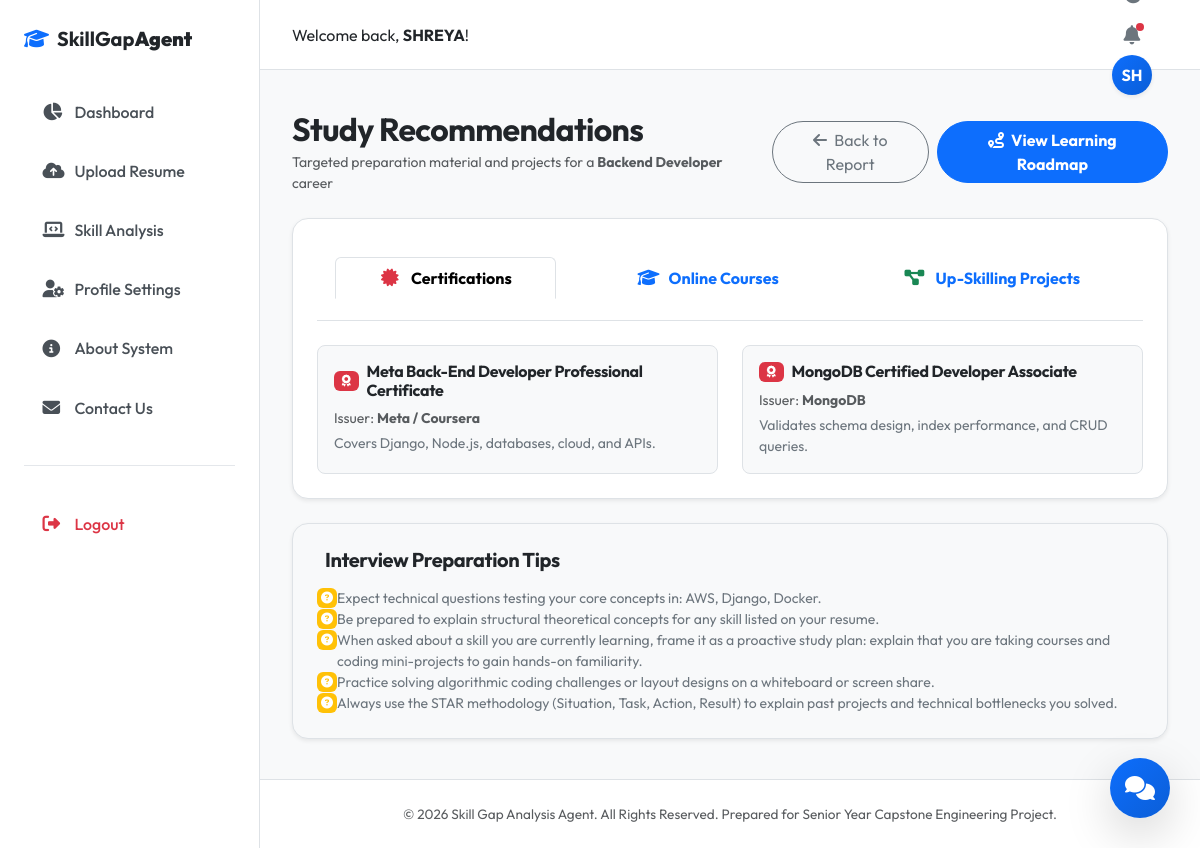
Page /recommendations/1 (signed in) on the committed database.
### tables this page shows
CREATE TABLE users (
            id INTEGER PRIMARY KEY AUTOINCREMENT,
            username TEXT UNIQUE NOT NULL,
            email TEXT UNIQUE NOT NULL,
            password TEXT NOT NULL,
            created_at TIMESTAMP DEFAULT CURRENT_TIMESTAMP
        );

CREATE TABLE analysis (
            id INTEGER PRIMARY KEY AUTOINCREMENT,
            user_id INTEGER NOT NULL,
            job_role TEXT NOT NULL,
            match_percentage REAL NOT NULL,
            matched_skills TEXT NOT NULL,
            missing_skills TEXT NOT NULL,
            extra_skills TEXT NOT NULL,
            created_at TIMESTAMP DEFAULT CURRENT_TIMESTAMP,
            FOREIGN KEY (user_id) REFERENCES users(id) ON DELETE CASCADE
        );

### routes.py (the view)
@main_bp.route('/recommendations/<int:analysis_id>')
@login_required
def recommendations(analysis_id):
    conn = get_db_connection()
    cursor = conn.cursor()
    cursor.execute("SELECT job_role FROM analysis WHERE id = ? AND user_id = ?", (analysis_id, current_user.id))
    analysis_row = cursor.fetchone()
    if not analysis_row:
        conn.close()
        flash("Recommendations data not found.", "danger")
        return redirect(url_for('main.dashboard'))
    cursor.execute("SELECT * FROM recommendations WHERE analysis_id = ?", (analysis_id,))
    recs_row = cursor.fetchone()
    conn.close()
    recs = {}
    if recs_row:
        recs = {
            "certifications": json.loads(recs_row['certifications']),
            "courses": json.loads(recs_row['courses']),
            "projects": json.loads(recs_row['projects']),
            "interview_prep_tips": json.loads(recs_row['interview_tips'])
        }
    return render_template('recommendations.html', analysis_id=analysis_id, job_role=analysis_row['job_role'], recs=recs)

### templates/recommendations.html (shortened to what this page needs)
{% extends "base.html" %}
{% block content %}
<div class="container-fluid px-0">
    <div class="d-flex flex-column flex-md-row justify-content-between align-items-md-center gap-3 mb-4">
        <div>
            <h2 class="fw-bold mb-1">Study Recommendations</h2>
            <p class="text-muted small mb-0">Targeted preparation material and projects for a <strong>{{ job_role }}</strong> career</p>
        </div>
        <div class="d-flex gap-2">
            <a href="{{ url_for('main.result', analysis_id=analysis_id) }}" class="btn btn-outline-secondary rounded-pill px-3">
                <i class="fa-solid fa-arrow-left me-1"></i> Back to Report
            </a>
            <a href="{{ url_for('main.roadmap', analysis_id=analysis_id) }}" class="btn btn-primary rounded-pill px-3 fw-bold">
                <i class="fa-solid fa-route me-1"></i> View Learning Roadmap
            </a>
        </div>
    </div>
    <div class="card border-0 shadow-sm rounded-4 p-4 mb-4">
        <ul class="nav nav-tabs nav-fill mb-4 border-bottom pb-2" id="resource-tabs" role="tablist">
            <li class="nav-item" role="presentation">
                <button class="nav-link active fw-bold py-2.5" id="cert-tab" data-bs-toggle="tab" data-bs-target="#cert-panel" type="button" role="tab">
                    <i class="fa-solid fa-certificate text-danger me-2"></i> Certifications
                </button>
            </li>
            <li class="nav-item" role="presentation">
                <button class="nav-link fw-bold py-2.5" id="courses-tab" data-bs-toggle="tab" data-bs-target="#courses-panel" type="button" role="tab">
                    <i class="fa-solid fa-graduation-cap text-primary me-2"></i> Online Courses
                </button>
            </li>
            <li class="nav-item" role="presentation">
                <button class="nav-link fw-bold py-2.5" id="projects-tab" data-bs-toggle="tab" data-bs-target="#projects-panel" type="button" role="tab">
                    <i class="fa-solid fa-diagram-project text-success me-2"></i> Up-Skilling Projects
                </button>
            </li>
        </ul>
        <div class="tab-content" id="resource-tabs-content">
            <div class="tab-pane fade show active" id="cert-panel" role="tabpanel">
                <div class="row g-4">
                    {% if recs and recs.certifications %}
                        {% for cert in recs.certifications %}
                        <div class="col-md-6">
                            <div class="p-3 border rounded-3 h-100 hover-lift bg-light-subtle">
                                <div class="d-flex align-items-center mb-2">
                                    <span class="badge bg-danger me-2"><i class="fa-solid fa-award"></i></span>
                                    <h6 class="fw-bold mb-0 text-dark">{{ cert.name }}</h6>
                                </div>
                                <div class="text-muted small mb-1">Issuer: <strong>{{ cert.issuer }}</strong></div>
                                <p class="text-secondary small mb-0">{{ cert.description }}</p>
                            </div>
                        </div>
                        {% endfor %}
                    {% else %}
                        <div class="col-12 text-center py-5">
                            <p class="text-muted small">No specific certifications found.</p>
                        </div>
                    {% endif %}
                </div>
            </div>
        </div>
    </div>
    <div class="card border-0 shadow-sm rounded-4 p-4 bg-light">
        <h5 class="fw-bold text-dark mb-3">Interview Preparation Tips</h5>
        <ul class="list-unstyled mb-0">
            {% if recs and recs.interview_prep_tips %}
                {% for tip in recs.interview_prep_tips %}
                <li class="d-flex align-items-start mb-2.5 last-mb-0">
                    <span class="badge bg-warning p-1 me-2.5 mt-0.5"><i class="fa-solid fa-circle-question text-white fs-8"></i></span>
                    <span class="text-secondary small">{{ tip }}</span>
                </li>
                {% endfor %}
            {% else %}
                <li class="text-muted small">Be prepared to explain technical solutions and demonstrate your credentials and projects portfolio.</li>
            {% endif %}
        </ul>
    </div>
</div>
{% endblock %}

### templates/base.html (shortened to what this page needs)
<!DOCTYPE html>
<html lang="en">
<head>
    <link href="https://cdn.jsdelivr.net/npm/bootstrap@5.3.0/dist/css/bootstrap.min.css" rel="stylesheet">
    <link rel="stylesheet" href="https://cdnjs.cloudflare.com/ajax/libs/font-awesome/6.4.0/css/all.min.css">
    <link rel="stylesheet" href="{{ url_for('static', filename='css/style.css') }}">
    <link rel="stylesheet" href="{{ url_for('static', filename='css/dashboard.css') }}">
</head>
<body>
    <div class="app-container">
        {% if current_user.is_authenticated %}
        <aside class="sidebar">
            <div class="sidebar-brand">
                <i class="fa-solid fa-graduation-cap text-primary me-2"></i>
                <span>SkillGap<strong>Agent</strong></span>
            </div>
            <nav class="sidebar-nav">
                <a href="{{ url_for('main.dashboard') }}" class="nav-item {% if request.endpoint == 'main.dashboard' %}active{% endif %}">
                    <i class="fa-solid fa-chart-pie"></i><span>Dashboard</span>
                </a>
                <a href="{{ url_for('main.upload') }}" class="nav-item {% if request.endpoint == 'main.upload' %}active{% endif %}">
                    <i class="fa-solid fa-cloud-arrow-up"></i><span>Upload Resume</span>
                </a>
                <a href="{{ url_for('main.analysis') }}" class="nav-item {% if request.endpoint == 'main.analysis' or request.endpoint == 'main.result' %}active{% endif %}">
                    <i class="fa-solid fa-laptop-code"></i><span>Skill Analysis</span>
                </a>
                <a href="{{ url_for('main.profile') }}" class="nav-item {% if request.endpoint == 'main.profile' %}active{% endif %}">
                    <i class="fa-solid fa-user-gear"></i><span>Profile Settings</span>
                </a>
                <a href="{{ url_for('main.about') }}" class="nav-item {% if request.endpoint == 'main.about' %}active{% endif %}">
                    <i class="fa-solid fa-circle-info"></i><span>About System</span>
                </a>
                <a href="{{ url_for('main.contact') }}" class="nav-item {% if request.endpoint == 'main.contact' %}active{% endif %}">
                    <i class="fa-solid fa-envelope"></i><span>Contact Us</span>
                </a>
                <hr class="sidebar-divider">
                <a href="{{ url_for('main.logout') }}" class="nav-item text-danger">
                    <i class="fa-solid fa-right-from-bracket"></i><span>Logout</span>
                </a>
            </nav>
        </aside>
        {% endif %}
        <div class="main-wrapper">
            <header class="top-header">
                <div class="header-left">
                    {% if current_user.is_authenticated %}
                    <span class="welcome-text">Welcome back, <strong>{{ current_user.username }}</strong>!</span>
                    {% else %}
                    <a href="{{ url_for('main.index') }}" class="header-brand">
                        <i class="fa-solid fa-graduation-cap text-primary me-2"></i>
                        <span>SkillGap<strong>Agent</strong></span>
                    </a>
                    {% endif %}
                </div>
                <div class="header-right">
                    <button class="theme-toggle-btn" id="theme-toggle" title="Toggle Light/Dark Mode">
                        <i class="fa-solid fa-moon"></i>
                    </button>
                    {% if current_user.is_authenticated %}
                    <div class="dropdown me-3">
                        <button class="header-btn" type="button" data-bs-toggle="dropdown" aria-expanded="false" id="notif-btn">
                            <i class="fa-solid fa-bell"></i>
                            <span class="badge-dot bg-danger"></span>
                        </button>
                    </div>
                    <div class="dropdown">
                        <button class="header-profile-btn" type="button" data-bs-toggle="dropdown" aria-expanded="false">
                            <div class="profile-avatar">{{ current_user.username[:2].upper() }}</div>
                        </button>
                    </div>
                    {% else %}
                    <a href="{{ url_for('main.login') }}" class="btn btn-outline-primary btn-sm px-3 me-2">Login</a>
                    <a href="{{ url_for('main.register') }}" class="btn btn-primary btn-sm px-3">Register</a>
                    {% endif %}
                </div>
            </header>
            <main class="content-body">
                {% block content %}{% endblock %}
            </main>
            <footer class="main-footer">
                <div class="container-fluid text-center text-muted">
                    <p class="mb-0">&copy; 2026 Skill Gap Analysis Agent. All Rights Reserved. Prepared for Senior Year Capstone Engineering Project.</p>
                </div>
            </footer>
        </div>
    </div>
    {% if current_user.is_authenticated %}
    <button class="chat-toggle-btn shadow-lg" id="chat-toggle" title="Chat with AI Career Buddy">
        <i class="fa-solid fa-comments"></i>
    </button>
    {% endif %}
</body>
</html>

### rows in the picture
users: username "SHREYA", username "SH"
analysis: job_role "Backend Developer"

### other values in the picture
{{ cert.name }} "Meta Back-End Developer Professional Certificate" "MongoDB Certified Developer Associate"
{{ cert.issuer }} "Meta / Coursera" "MongoDB"
{{ cert.description }} "Covers Django, Node.js, databases, cloud, and APIs." "Validates schema design, index performance, and CRUD queries."
{{ tip }} "Expect technical questions testing your core concepts in: AWS, Django, Docker." "Be prepared to explain structural theoretical concepts for any skill listed on your resume." "When asked about a skill you are currently learning, frame it as a proactive study plan: explain that you are taking courses and coding mini-projects to gain hands-on familiarity." "Practice solving algorithmic coding challenges or layout designs on a whiteboard or screen share." "Always use the STAR methodology (Situation, Task, Action, Result) to explain past projects and technical bottlenecks you solved."
